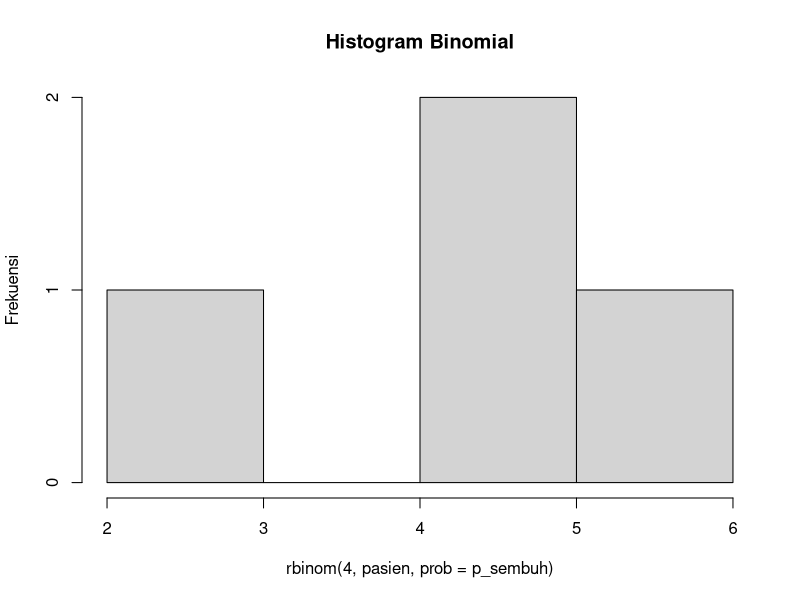

The R script that drew this image:
pasien = 20
p_sembuh = 0.2

#A
peluang = dbinom(4, pasien, prob = p_sembuh, log = FALSE)
peluang

#B
hist(rbinom(4, pasien, prob = p_sembuh), ylab = "Frekuensi", main = "Histogram Binomial")

#C
rataan = pasien * (prob = p_sembuh)
varian = pasien * (prob = p_sembuh) * (1 - (prob = p_sembuh))
rataan
varian 